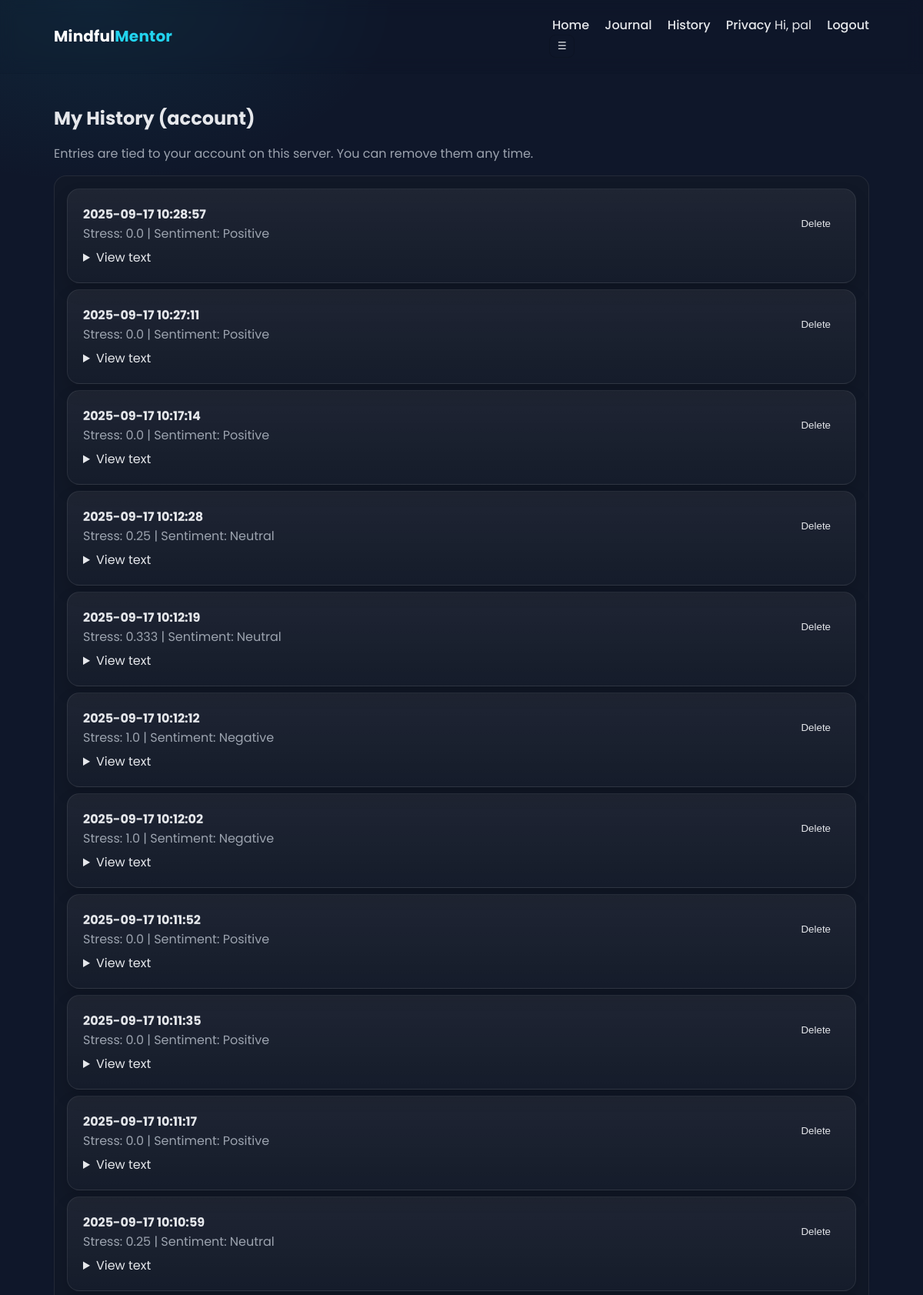
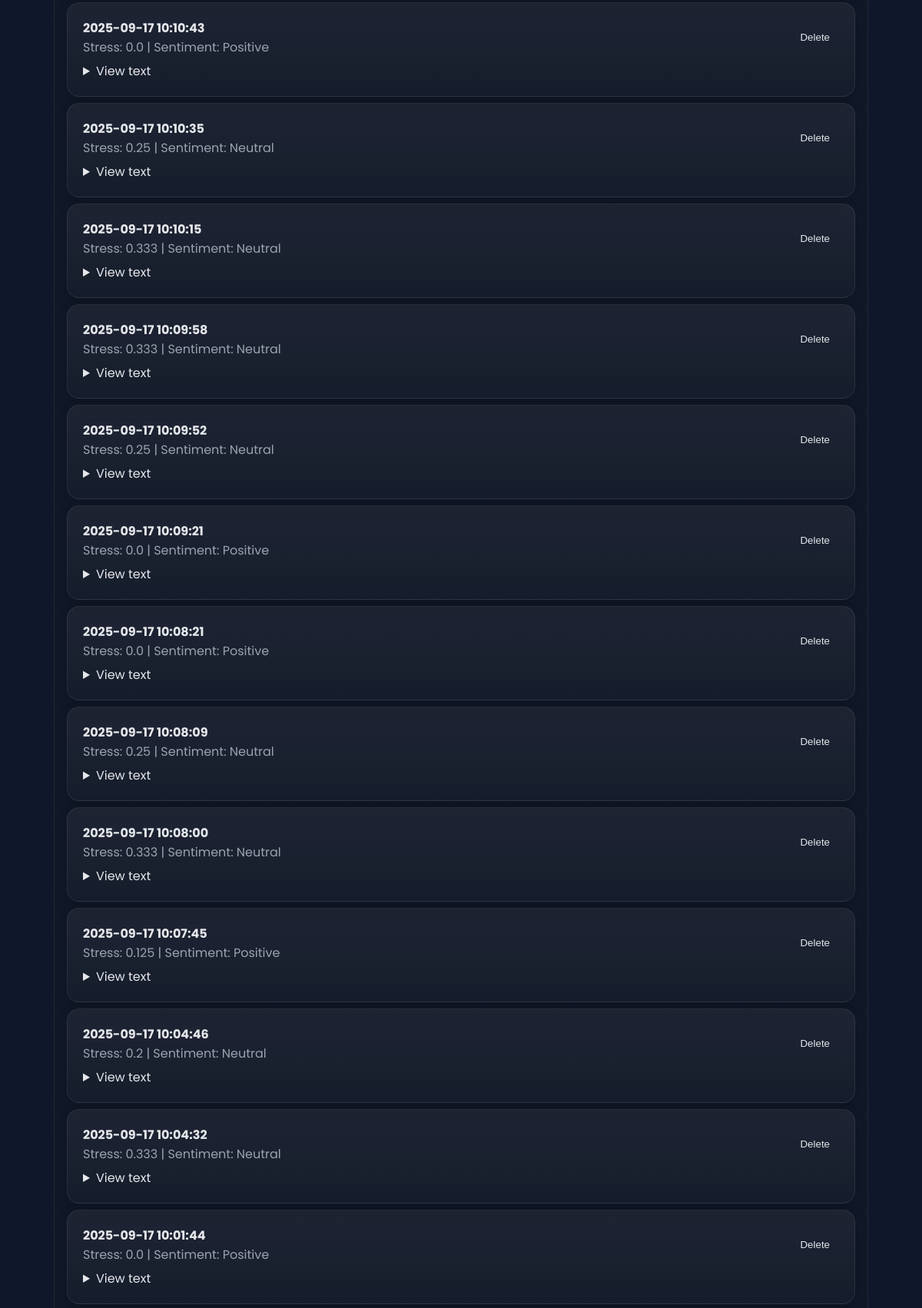
The app's page /history (signed in, upper part) with its own data (2 pictures, top to bottom).
### tables this page shows
CREATE TABLE users (
				id INTEGER PRIMARY KEY AUTOINCREMENT,
				username TEXT UNIQUE NOT NULL,
				password_hash TEXT NOT NULL
			);

CREATE TABLE entries (
				id INTEGER PRIMARY KEY AUTOINCREMENT,
				user_id INTEGER NOT NULL,
				text TEXT NOT NULL,
				stress_score REAL NOT NULL,
				sentiment TEXT NOT NULL,
				created_at TIMESTAMP DEFAULT CURRENT_TIMESTAMP,
				FOREIGN KEY(user_id) REFERENCES users(id)
			);

### app.py (the view)
@app.route("/history")
@login_required
def history():
	with get_db() as conn:
		rows = conn.execute(
			"SELECT id, text, stress_score, sentiment, created_at FROM entries WHERE user_id = ? ORDER BY created_at DESC",
			(current_user.id,),
		).fetchall()
	decrypted = []
	for r in rows:
		decrypted.append({
			"id": r["id"],
			"text": decrypt_text(r["text"]),
			"stress_score": r["stress_score"],
			"sentiment": r["sentiment"],
			"created_at": r["created_at"],
		})
	return render_template("history.html", entries=decrypted)

### app.py (called while the page is built)
def decrypt_text(maybe_cipher_text: str) -> str:
	if not maybe_cipher_text:
		return maybe_cipher_text
	try:
		plain = fernet.decrypt(maybe_cipher_text.encode("utf-8"))
		return plain.decode("utf-8")
	except (InvalidToken, ValueError, TypeError):
		return maybe_cipher_text

def get_db():
	conn = sqlite3.connect(DB_PATH)
	conn.row_factory = sqlite3.Row
	return conn

@login_manager.user_loader
def load_user(user_id: str):
	with get_db() as conn:
		row = conn.execute("SELECT id, username FROM users WHERE id = ?", (user_id,)).fetchone()
		return User.from_row(row)

	@staticmethod
	def from_row(row):
		return User(row["id"], row["username"]) if row else None

### templates/history.html (shortened to what this page needs)
{% extends 'base.html' %}
{% block content %}
<section class="journal">
	<h2>My History (account)</h2>
	<p class="muted">Entries are tied to your account on this server. You can remove them any time.</p>
	<div class="panel">
		{% if not entries %}
			<p class="muted">No saved entries yet.</p>
		{% else %}
			{% for e in entries %}
				<div class="card" style="margin-bottom:8px;">
					<div style="display:flex; justify-content:space-between; align-items:center; gap:8px;">
						<div>
							<strong>{{ e['created_at'] }}</strong>
							<div class="muted">Stress: {{ e['stress_score'] }} | Sentiment: {{ e['sentiment']|capitalize }}</div>
						</div>
						<form method="post" action="{{ url_for('delete_entry', entry_id=e['id']) }}">
							<button class="menu-item" type="submit">Delete</button>
						</form>
					</div>
					<details style="margin-top:6px;"><summary>View text</summary><p class="muted">{{ e['text'] }}</p></details>
				</div>
			{% endfor %}
		{% endif %}
	</div>
</section>
{% endblock %}

### templates/base.html (shortened to what this page needs)
<!DOCTYPE html>
<html lang="en">
<head>
	<link rel="stylesheet" href="{{ url_for('static', filename='css/style.css') }}" />
</head>
<body>
	<header class="site-header">
		<div class="container header-inner">
			<a class="brand" href="{{ url_for('index') }}">Mindful<span>Mentor</span></a>
			<nav class="nav">
				<a href="{{ url_for('index') }}">Home</a>
				<a href="{{ url_for('journal') }}">Journal</a>
				<a href="{{ url_for('history') }}">History</a>
				<a href="{{ url_for('privacy') }}">Privacy</a>
				{% if current_user.is_authenticated %}
					<span class="user">Hi, {{ current_user.username }}</span>
					<a href="{{ url_for('logout') }}">Logout</a>
				{% else %}
					<a href="{{ url_for('login') }}">Login</a>
					<a href="{{ url_for('signup') }}" class="btn btn-primary">Sign up</a>
				{% endif %}
				<div class="menu">
					<button id="menu-toggle" class="icon-btn" type="button" aria-label="Open settings" aria-haspopup="true" aria-expanded="false" aria-controls="menu-panel">☰</button>
				</div>
			</nav>
		</div>
	</header>
	<main class="container">
		{% block content %}{% endblock %}
	</main>
</body>
</html>

### static/css/style.css (style rules this page uses)
:root[data-theme="dark"] { --bg: #0f172a; --card: #111827; --text: #e5e7eb; --muted: #9ca3af; --primary: #7c3aed; --primary-2: #22d3ee; --accent: #a78bfa; --ring: rgba(124, 58, 237, 0.5); }
* { box-sizing: border-box; }
html, body { height: 100%; }
body { margin: 0; font-family: 'Poppins', system-ui, -apple-system, Segoe UI, Roboto, Arial; background: radial-gradient(1000px 600px at 10% 0%, rgba(34,211,238,0.08), transparent 40%), linear-gradient(180deg, var(--bg) 0%, var(--bg) 100%); color: var(--text); }
.container { max-width: 1100px; margin: 0 auto; padding: 1.25rem; }
.site-header { position: sticky; top: 0; backdrop-filter: blur(10px); background: rgba(15,23,42,0.06); border-bottom: 1px solid rgba(0,0,0,0.06); z-index: 10; }
.header-inner { display: flex; align-items: center; justify-content: space-between; }
.brand { color: white; text-decoration: none; font-weight: 700; font-size: 1.25rem; letter-spacing: 0.2px; }
.brand span { color: var(--primary-2); }
.nav a { color: var(--text); margin-left: 1rem; text-decoration: none; font-weight: 500; }
.icon-btn { background: transparent; border: 1px solid rgba(0,0,0,0.12); color: var(--text); padding: 0.4rem 0.6rem; border-radius: 8px; cursor: pointer; margin-left: 0.75rem; }
.menu { position: relative; }
.menu-item { display: block; width: 100%; background: transparent; border: 0; text-align: left; color: var(--text); padding: 0.6rem 0.75rem; border-radius: 8px; cursor: pointer; }
.card { background: linear-gradient(180deg, rgba(255,255,255,0.06), rgba(255,255,255,0.02)); border: 1px solid rgba(255,255,255,0.08); border-radius: 16px; padding: 1.25rem; box-shadow: 0 10px 20px rgba(0,0,0,0.15); }
.journal h2 { margin-bottom: 0.25rem; }
.muted { color: var(--muted); }
.panel { background: var(--card); border: 1px solid rgba(255,255,255,0.08); border-radius: 16px; padding: 1rem; }

### records on screen
users: username "pal"
entries: created_at "2025-09-17 10:28:57", stress_score "0.0", sentiment "Positive"
entries: created_at "2025-09-17 10:27:11", stress_score "0.0", sentiment "Positive"
entries: created_at "2025-09-17 10:17:14", stress_score "0.0", sentiment "Positive"
entries: created_at "2025-09-17 10:12:28", stress_score "0.25", sentiment "Neutral"
entries: created_at "2025-09-17 10:12:19", stress_score "0.333", sentiment "Neutral"
entries: created_at "2025-09-17 10:12:12", stress_score "1.0", sentiment "Negative"
entries: created_at "2025-09-17 10:12:02", stress_score "1.0", sentiment "Negative"
entries: created_at "2025-09-17 10:11:52", stress_score "0.0", sentiment "Positive"
entries: created_at "2025-09-17 10:11:35", stress_score "0.0", sentiment "Positive"
entries: created_at "2025-09-17 10:11:17", stress_score "0.0", sentiment "Positive"
entries: created_at "2025-09-17 10:10:59", stress_score "0.25", sentiment "Neutral"
entries: created_at "2025-09-17 10:10:43", stress_score "0.0", sentiment "Positive"
entries: created_at "2025-09-17 10:10:35", stress_score "0.25", sentiment "Neutral"
entries: created_at "2025-09-17 10:10:15", stress_score "0.333", sentiment "Neutral"
entries: created_at "2025-09-17 10:09:58", stress_score "0.333", sentiment "Neutral"
entries: created_at "2025-09-17 10:09:52", stress_score "0.25", sentiment "Neutral"
entries: created_at "2025-09-17 10:09:21", stress_score "0.0", sentiment "Positive"
entries: created_at "2025-09-17 10:08:21", stress_score "0.0", sentiment "Positive"
entries: created_at "2025-09-17 10:08:09", stress_score "0.25", sentiment "Neutral"
entries: created_at "2025-09-17 10:08:00", stress_score "0.333", sentiment "Neutral"
entries: created_at "2025-09-17 10:07:45", stress_score "0.125", sentiment "Positive"
entries: created_at "2025-09-17 10:04:46", stress_score "0.2", sentiment "Neutral"
entries: created_at "2025-09-17 10:04:32", stress_score "0.333", sentiment "Neutral"
entries: created_at "2025-09-17 10:01:44", stress_score "0.0", sentiment "Positive"
